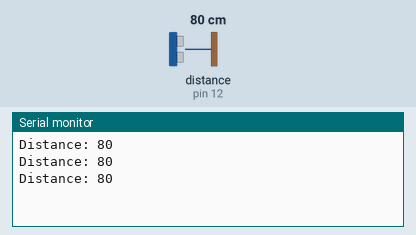
Simulated run of this sketch. Board: Arduino Uno, built with avr-gcc and run on an emulated ATmega328P. Parts: the last lines printed to the serial monitor. Wiring (inferred from the names in the program): ultrasonic range finder: trigger pin 13; echo pin 12. Inputs (shaded band) come from the test bench; at power-on: distance to the obstacle (sensor on pin 12) 80 cm. The echo pulse lasts 58.3 µs per cm.

Above: at 1.3 s.
1.4 s: distance to the obstacle (sensor on pin 12) set to 2 cm
At 1.9 s:
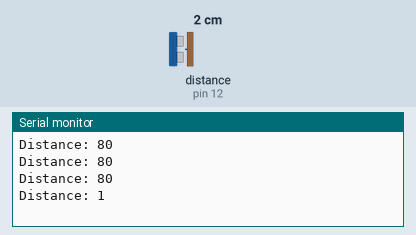
2.9 s: distance to the obstacle (sensor on pin 12) set to 4 cm
At 3.4 s:
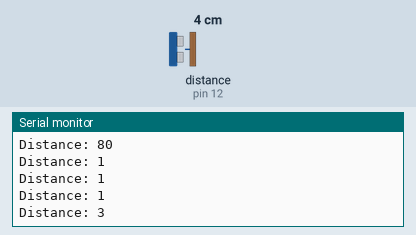
Timing chart, 0 to 5.9 s (numbered marks = the images above; inputs shaded):
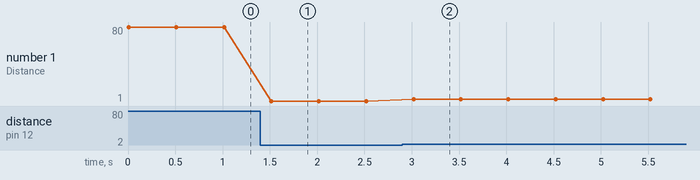

Measured:
- after the input at 1.4 s, the serial monitor: prints a new line after 0.12 s (image 1)
- after the input at 2.9 s, the serial monitor: prints a new line after 0.12 s (image 2)
- plotted number 1: 80 → 1 after the input at 1.4 s, 1 → 3 after the input at 2.9 s

The sketch:

superSonic.ino
```cpp
const int Trig = 13;
const int Echo = 12;

void setup() {
  pinMode(Trig, OUTPUT);
  pinMode(Echo, INPUT);
  Serial.begin(9600);
}

void loop() {
  digitalWrite(Trig, LOW);
  delayMicroseconds(2);

  digitalWrite(Trig, HIGH);
  delayMicroseconds(10); // standard pulse
  digitalWrite(Trig, LOW);

  long duration = pulseIn(Echo, HIGH, 30000); // timeout 30ms
  if(duration == 0){
    Serial.println("No pulse detected");
  } else {
    int distance = duration / 58;
    Serial.print("Distance: ");
    Serial.println(distance);
  }
  delay(500);
}
```
